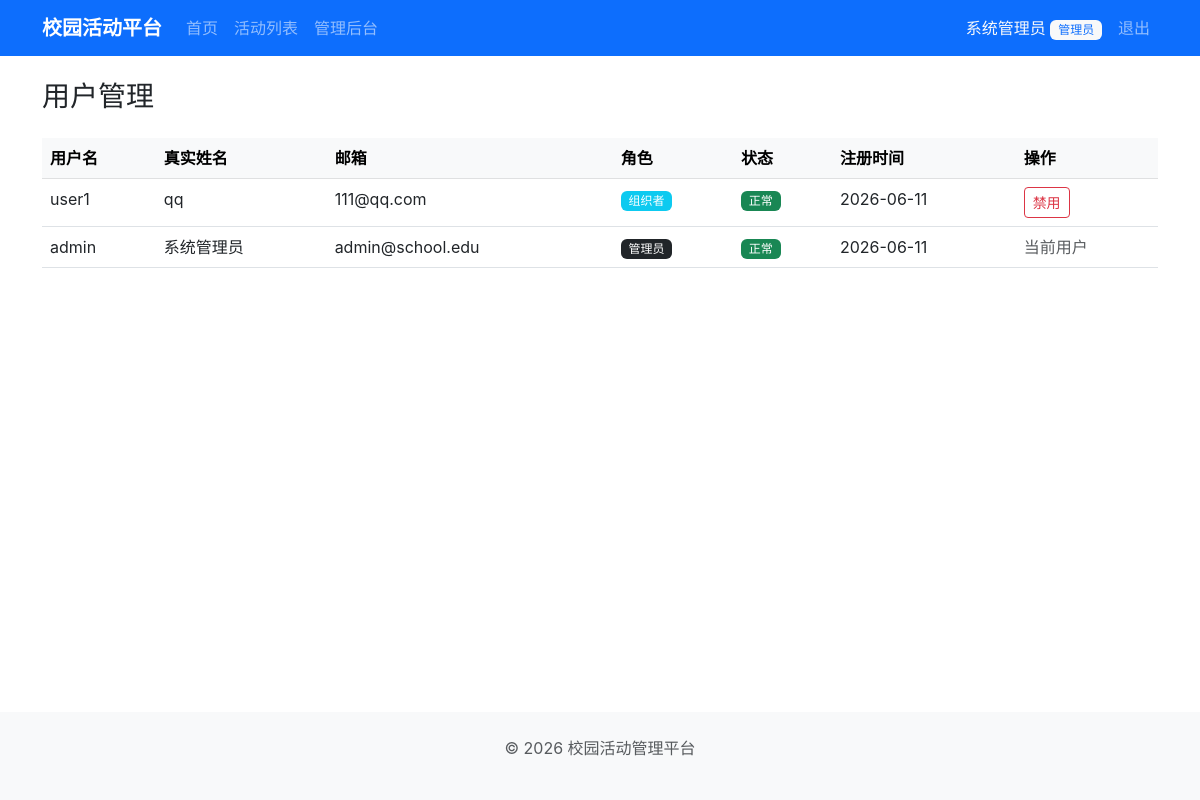
The app's page /admin/users (signed in) with its own data.
### app/models.py (models this page shows, shortened)
class User(UserMixin, db.Model):
    id = db.Column(db.Integer, primary_key=True)
    username = db.Column(db.String(64), unique=True, nullable=False)
    password_hash = db.Column(db.String(256), nullable=False)
    real_name = db.Column(db.String(64), nullable=False)
    email = db.Column(db.String(120), unique=True, nullable=False)
    role = db.Column(db.String(20), nullable=False, default='student')
    is_active_user = db.Column(db.Boolean, default=True)
    created_at = db.Column(db.DateTime, default=datetime.utcnow)
    activities = db.relationship('Activity', backref='organizer', lazy='dynamic')
    registrations = db.relationship('Registration', backref='user', lazy='dynamic')
    @property
    def is_active(self):
        return self.is_active_user

### app/admin/routes.py (the view)
@admin_bp.route('/users')
@admin_required
def user_list():
    page = request.args.get('page', 1, type=int)
    pagination = User.query.order_by(User.created_at.desc()).paginate(
        page=page, per_page=15, error_out=False
    )
    return render_template('admin/user_list.html', pagination=pagination, users=pagination.items)

### app/admin/routes.py (called while the page is built)
def admin_required(f):
    @wraps(f)
    @login_required
    def decorated(*args, **kwargs):
        if current_user.role != 'admin':
            flash('无权访问', 'danger')
            return redirect(url_for('main.index'))
        return f(*args, **kwargs)
    return decorated

### app/models.py (called while the page is built)
@login_manager.user_loader
def load_user(user_id):
    return User.query.get(int(user_id))

### app/templates/admin/user_list.html (shortened to what this page needs)
{% extends "base.html" %}
{% block content %}
<h3 class="mb-4">用户管理</h3>
<div class="table-responsive">
    <table class="table table-hover">
        <thead class="table-light">
            <tr>
                <th>用户名</th>
                <th>真实姓名</th>
                <th>邮箱</th>
                <th>角色</th>
                <th>状态</th>
                <th>注册时间</th>
                <th>操作</th>
            </tr>
        </thead>
        <tbody>
            {% for user in users %}
            <tr>
                <td>{{ user.username }}</td>
                <td>{{ user.real_name }}</td>
                <td>{{ user.email }}</td>
                <td>
                    {% if user.role == 'student' %}
                        <span class="badge bg-primary">学生</span>
                    {% elif user.role == 'organizer' %}
                        <span class="badge bg-info">组织者</span>
                    {% else %}
                        <span class="badge bg-dark">管理员</span>
                    {% endif %}
                </td>
                <td>
                    {% if user.is_active_user %}
                        <span class="badge bg-success">正常</span>
                    {% else %}
                        <span class="badge bg-danger">已禁用</span>
                    {% endif %}
                </td>
                <td>{{ user.created_at.strftime('%Y-%m-%d') }}</td>
                <td>
                    {% if user.id != current_user.id %}
                    <form method="POST" action="{{ url_for('admin.toggle_user', user_id=user.id) }}" class="d-inline">
                        {% if user.is_active_user %}
                        <button type="submit" class="btn btn-sm btn-outline-danger" onclick="return confirm('确定禁用该用户吗？')">禁用</button>
                        {% else %}
                        <button type="submit" class="btn btn-sm btn-outline-success">启用</button>
                        {% endif %}
                    </form>
                    {% else %}
                    <span class="text-muted">当前用户</span>
                    {% endif %}
                </td>
            </tr>
            {% endfor %}
        </tbody>
    </table>
</div>
{% endblock %}

### app/templates/base.html (shortened to what this page needs)
<!DOCTYPE html>
<html lang="zh-CN">
<head>
    <link href="https://cdn.bootcdn.net/ajax/libs/twitter-bootstrap/5.3.0/css/bootstrap.min.css" rel="stylesheet">
    <link rel="stylesheet" href="{{ url_for('static', filename='css/style.css') }}">
</head>
<body>
    <nav class="navbar navbar-expand-lg navbar-dark bg-primary">
        <div class="container">
            <a class="navbar-brand" href="{{ url_for('main.index') }}">校园活动平台</a>
            <div class="collapse navbar-collapse" id="navContent">
                <ul class="navbar-nav me-auto">
                    <li class="nav-item">
                        <a class="nav-link" href="{{ url_for('main.index') }}">首页</a>
                    </li>
                    <li class="nav-item">
                        <a class="nav-link" href="{{ url_for('main.activity_list') }}">活动列表</a>
                    </li>
                    {% if current_user.is_authenticated %}
                        {% if current_user.role == 'student' %}
                        <li class="nav-item">
                            <a class="nav-link" href="{{ url_for('student.my_registrations') }}">我的报名</a>
                        </li>
                        {% elif current_user.role == 'organizer' %}
                        <li class="nav-item">
                            <a class="nav-link" href="{{ url_for('organizer.dashboard') }}">组织者中心</a>
                        </li>
                        {% elif current_user.role == 'admin' %}
                        <li class="nav-item">
                            <a class="nav-link" href="{{ url_for('admin.dashboard') }}">管理后台</a>
                        </li>
                        {% endif %}
                    {% endif %}
                </ul>
                <ul class="navbar-nav">
                    {% if current_user.is_authenticated %}
                    <li class="nav-item">
                        <span class="nav-link text-light">{{ current_user.real_name }}
                            <span class="badge bg-light text-primary">
                                {% if current_user.role == 'student' %}学生
                                {% elif current_user.role == 'organizer' %}组织者
                                {% else %}管理员{% endif %}
                            </span>
                        </span>
                    </li>
                    <li class="nav-item">
                        <a class="nav-link" href="{{ url_for('auth.logout') }}">退出</a>
                    </li>
                    {% endif %}
                </ul>
            </div>
        </div>
    </nav>
    <div class="container mt-4">
        {% block content %}{% endblock %}
    </div>
    <footer class="mt-5 py-4 bg-light text-center text-muted">
        <div class="container">
            <p>&copy; 2026 校园活动管理平台</p>
        </div>
    </footer>
</body>
</html>

### app/static/css/style.css (style rules this page uses)
body { font-family: -apple-system, BlinkMacSystemFont, "Segoe UI", "Microsoft YaHei", sans-serif; min-height: 100vh; display: flex; flex-direction: column; }
.container.mt-4 { flex: 1; }
.navbar-brand { font-weight: 600; }
.badge { font-weight: 500; }
footer { margin-top: auto; }

### records on screen
User: real_name "系统管理员", username "admin", email "admin@school.edu", role "管理员", is_active_user "正常", created_at "2026-06-11", shows "当前用户"
User: username "user1", real_name "qq", email "111@qq.com", role "组织者", is_active_user "正常", created_at "2026-06-11"
